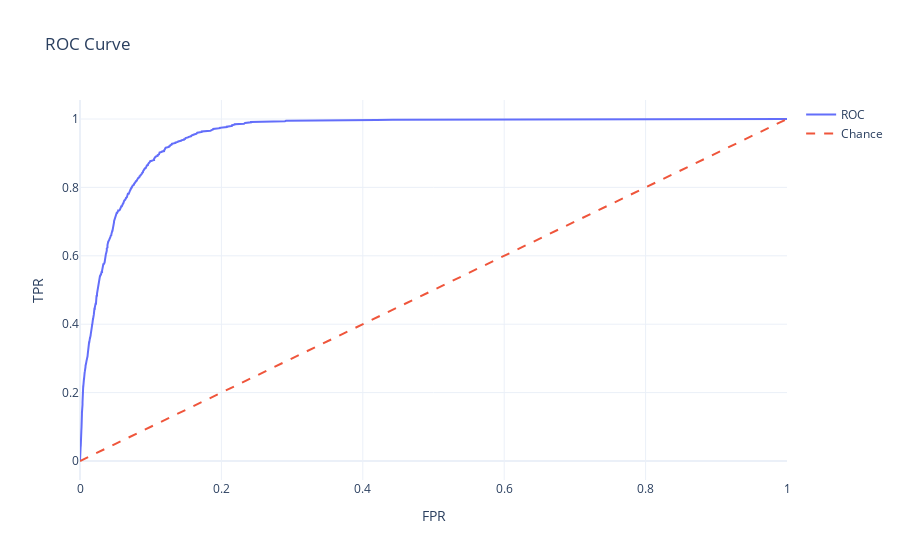
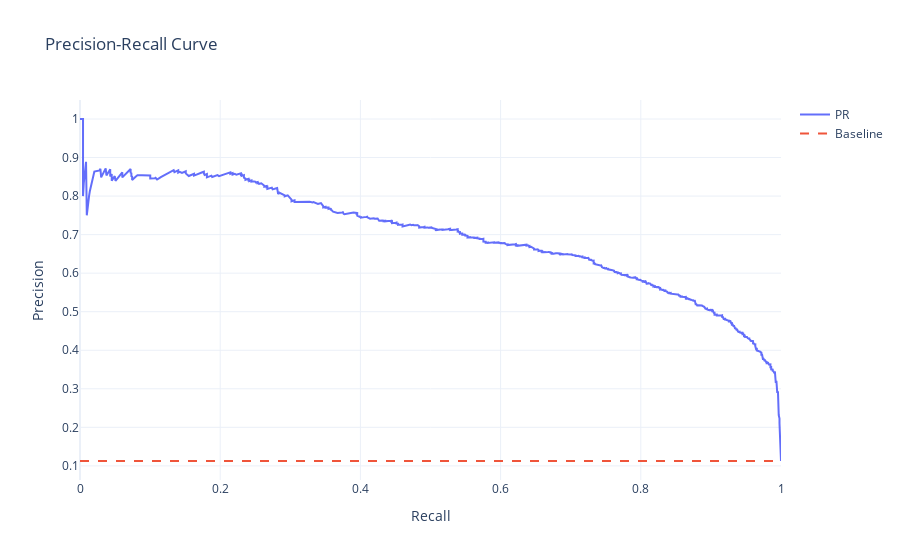
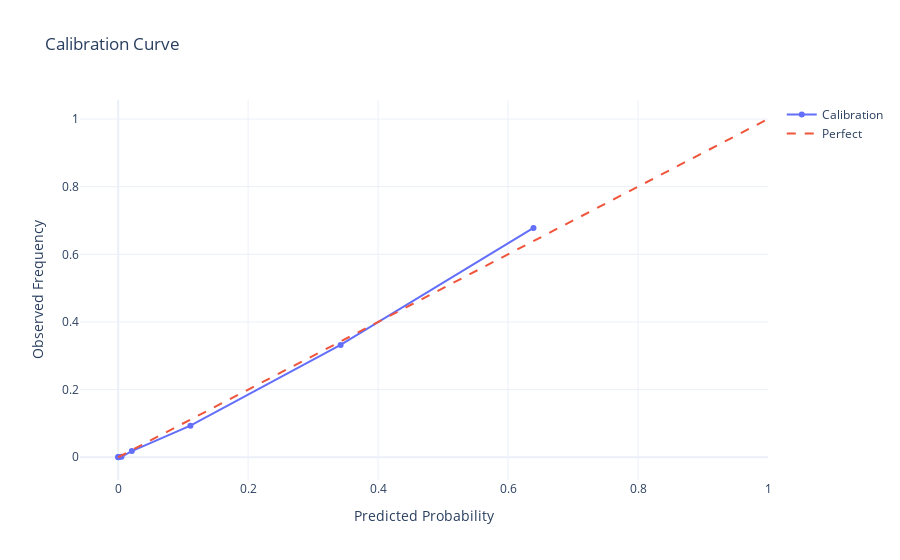
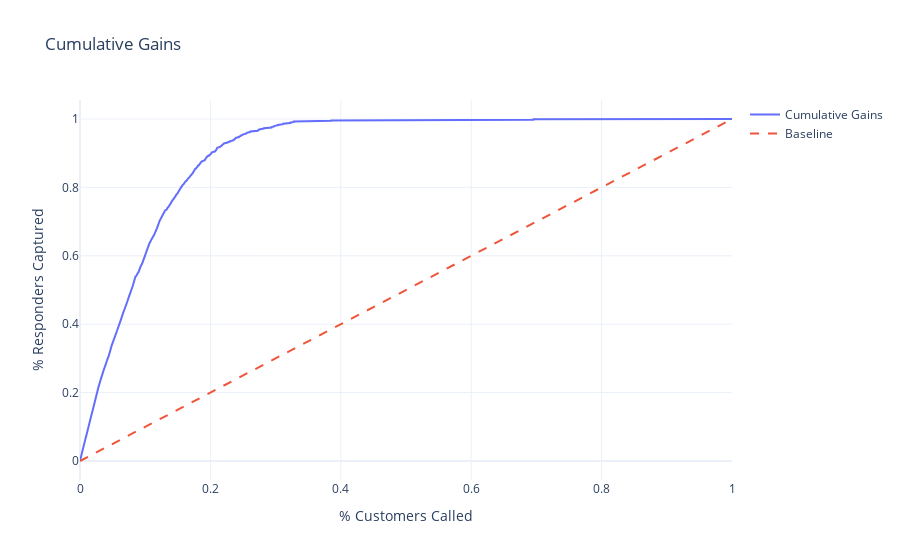

The code cell stored with these charts, in order, in its notebook:
### Markdown cell above
### Evaluation Visuals (Plotly) — ROC, PR, Calibration, Gains/Lift, Feature Insights

### Code cell
import plotly.graph_objects as go
import plotly.express as px
from sklearn.metrics import roc_curve, precision_recall_curve
from sklearn.calibration import calibration_curve

# Select proba
proba = proba_hgb if best_name=="HGB_calibrated" else proba_lr

# ROC
fpr, tpr, _ = roc_curve(y_valid, proba)
fig = go.Figure()
fig.add_trace(go.Scatter(x=fpr, y=tpr, mode="lines", name="ROC"))
fig.add_trace(go.Scatter(x=[0,1], y=[0,1], mode="lines", name="Chance", line=dict(dash="dash")))
fig.update_layout(title="ROC Curve", xaxis_title="FPR", yaxis_title="TPR", template="plotly_white")
fig.show()

# PR
prec, rec, _ = precision_recall_curve(y_valid, proba)
fig = go.Figure()
fig.add_trace(go.Scatter(x=rec, y=prec, mode="lines", name="PR"))
fig.add_trace(go.Scatter(x=[0,1], y=[y_valid.mean()]*2, mode="lines", name="Baseline", line=dict(dash="dash")))
fig.update_layout(title="Precision-Recall Curve", xaxis_title="Recall", yaxis_title="Precision", template="plotly_white")
fig.show()

# Calibration (Reliability)
prob_true, prob_pred = calibration_curve(y_valid, proba, n_bins=10, strategy="quantile")
fig = go.Figure()
fig.add_trace(go.Scatter(x=prob_pred, y=prob_true, mode="lines+markers", name="Calibration"))
fig.add_trace(go.Scatter(x=[0,1], y=[0,1], mode="lines", name="Perfect", line=dict(dash="dash")))
fig.update_layout(title="Calibration Curve", xaxis_title="Predicted Probability", yaxis_title="Observed Frequency", template="plotly_white")
fig.show()

# Cumulative Gains & Lift
order = np.argsort(-proba)
y_sorted = y_valid.iloc[order].reset_index(drop=True)
cum_resp = y_sorted.cumsum()
pct_customers = np.arange(1, len(y_sorted)+1) / len(y_sorted)
pct_responders = cum_resp / y_valid.sum()
lift = (pct_responders / pct_customers)

fig = go.Figure()
fig.add_trace(go.Scatter(x=pct_customers, y=pct_responders, mode="lines", name="Cumulative Gains"))
fig.add_trace(go.Scatter(x=[0,1], y=[0,1], mode="lines", name="Baseline", line=dict(dash="dash")))
fig.update_layout(title="Cumulative Gains", xaxis_title="% Customers Called", yaxis_title="% Responders Captured", template="plotly_white")
fig.show()

fig = go.Figure()
fig.add_trace(go.Scatter(x=pct_customers, y=lift, mode="lines", name="Lift"))
fig.update_layout(title="Lift Curve", xaxis_title="% Customers Called", yaxis_title="Lift vs Random", template="plotly_white")
fig.show()

### Figure 1 — Plotly figure (JSON) as saved in the notebook; plotly's stock layout.template omitted (floating-point values rounded to 4 significant figures; data arrays with more than 128 entries replaced by an {"elided": "..."} marker saying what was removed)
{"data": [{"mode": "lines", "name": "ROC", "type": "scatter", "x": {"elided": "1294 float values"}, "y": {"elided": "1294 float values"}}, {"line": {"dash": "dash"}, "mode": "lines", "name": "Chance", "type": "scatter", "x": [0, 1], "y": [0, 1]}], "layout": {"title": {"text": "ROC Curve"}, "xaxis": {"title": {"text": "FPR"}}, "yaxis": {"title": {"text": "TPR"}}}}

### Figure 2 — Plotly figure (JSON) as saved in the notebook; plotly's stock layout.template omitted (floating-point values rounded to 4 significant figures; data arrays with more than 128 entries replaced by an {"elided": "..."} marker saying what was removed)
{"data": [{"mode": "lines", "name": "PR", "type": "scatter", "x": {"elided": "2167 float values"}, "y": {"elided": "2167 float values"}}, {"line": {"dash": "dash"}, "mode": "lines", "name": "Baseline", "type": "scatter", "x": [0, 1], "y": [0.1126, 0.1126]}], "layout": {"title": {"text": "Precision-Recall Curve"}, "xaxis": {"title": {"text": "Recall"}}, "yaxis": {"title": {"text": "Precision"}}}}

### Figure 3 — Plotly figure (JSON) as saved in the notebook; plotly's stock layout.template omitted (floating-point values rounded to 4 significant figures)
{"data": [{"mode": "lines+markers", "name": "Calibration", "type": "scatter", "x": [0, 0.000171, 0.001481, 0.005094, 0.02106, 0.1112, 0.3423, 0.6391], "y": [0.0006402, 0, 0.001096, 0.001441, 0.01823, 0.09345, 0.3321, 0.678]}, {"line": {"dash": "dash"}, "mode": "lines", "name": "Perfect", "type": "scatter", "x": [0, 1], "y": [0, 1]}], "layout": {"title": {"text": "Calibration Curve"}, "xaxis": {"title": {"text": "Predicted Probability"}}, "yaxis": {"title": {"text": "Observed Frequency"}}}}

### Figure 4 — Plotly figure (JSON) as saved in the notebook; plotly's stock layout.template omitted (floating-point values rounded to 4 significant figures; data arrays with more than 128 entries replaced by an {"elided": "..."} marker saying what was removed)
{"data": [{"mode": "lines", "name": "Cumulative Gains", "type": "scatter", "x": {"elided": "8238 float values"}, "y": {"elided": "8238 float values"}}, {"line": {"dash": "dash"}, "mode": "lines", "name": "Baseline", "type": "scatter", "x": [0, 1], "y": [0, 1]}], "layout": {"title": {"text": "Cumulative Gains"}, "xaxis": {"title": {"text": "% Customers Called"}}, "yaxis": {"title": {"text": "% Responders Captured"}}}}
